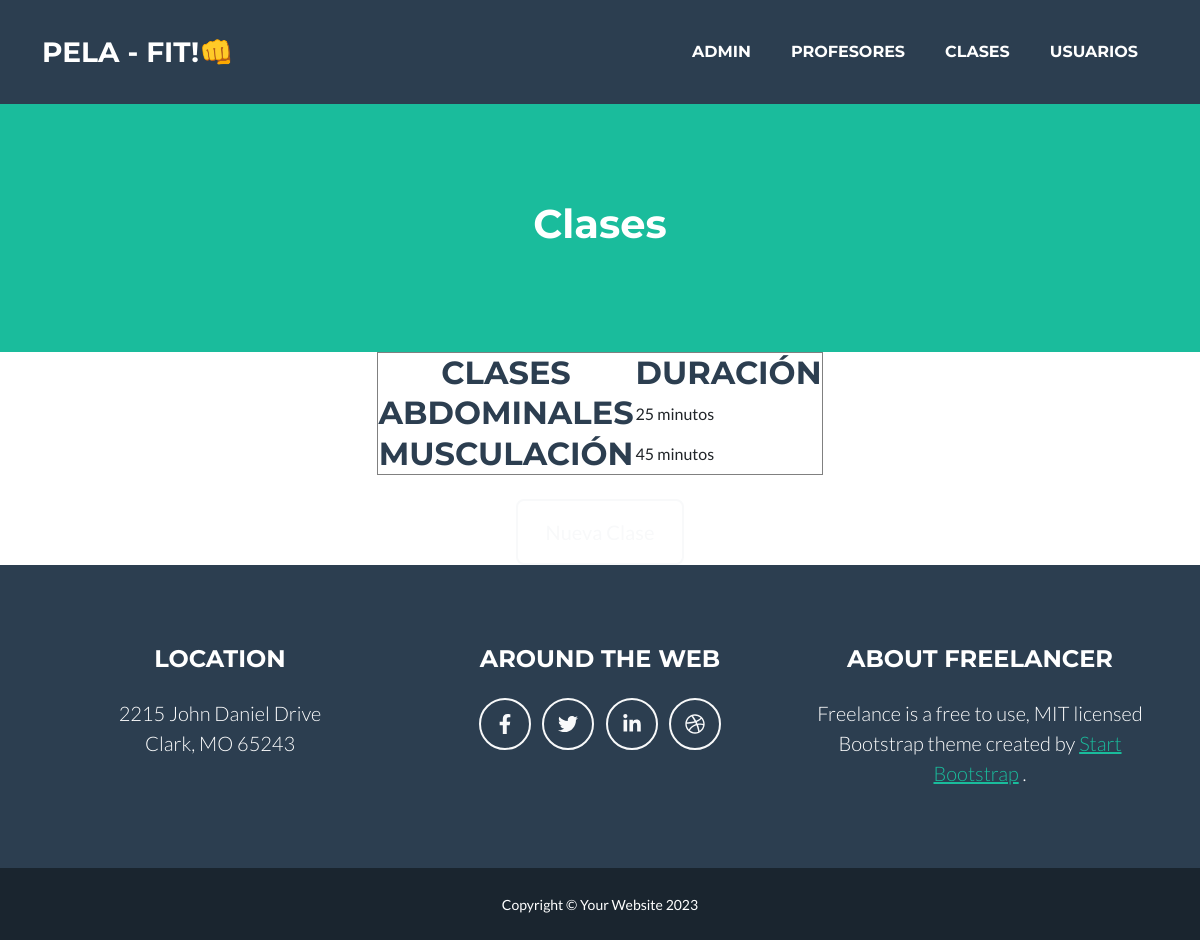
Screenshot of /clase/list with the database file from the repository.
### cliente/models.py (models this page shows, shortened)
class Clase(models.Model):
    nombre = models.CharField(max_length =100)
    duracion = models.CharField(max_length= 3)
    class Meta:
        verbose_name_plural ="Clases"

### cliente/views.py (the view)
# urls.py: path("clase/list", views.clase_list, name = "clase_list" ),
def clase_list(request):
    clases = Clase.objects.all()
    context = {"clases": clases}
    return render(request, "cliente/clase_list.html", context )

### cliente/templates/cliente/clase_list.html (shortened to what this page needs)
{% extends 'core/base.html' %}
{% block content %}
<header class="masthead bg-primary text-white text-center">
    <div class="container d-flex align-items-center flex-column">
    <h1>Clases</h1>
</header class="masterhead bg-primary text- black text-center">
<div class="container d-flex align-items-center flex-column">
    <header> <table border="1">
            <thead>
                <th><h2 class="page-section-heading text-center text-uppercase text-secondary mb-0">Clases</h2></th>
                <th><h2 class="page-section-heading text-center text-uppercase text-secondary mb-0">Duración</h2></th>
            </thead>
            <tbody>
                {% for clase in clases %}
                <tr>
                    <td><h2 class="page-section-heading text-center text-uppercase text-secondary mb-0">{{ clase.nombre }}</h2></td>
                    <td>{{ clase.duracion }} minutos</td>
                </tr>
        {% endfor %}</li>
    </tbody>
    </table>
</div>
<div class="text-center mt-4">
    <a class="btn btn-xl btn-outline-light"  href=" {% url 'cliente:clase_create' %}">Nueva Clase</a>
{% endblock content %}

### rows the page displays
Clase: nombre "ABDOMINALES", duracion "25"
Clase: nombre "MUSCULACIÓN", duracion "45"
